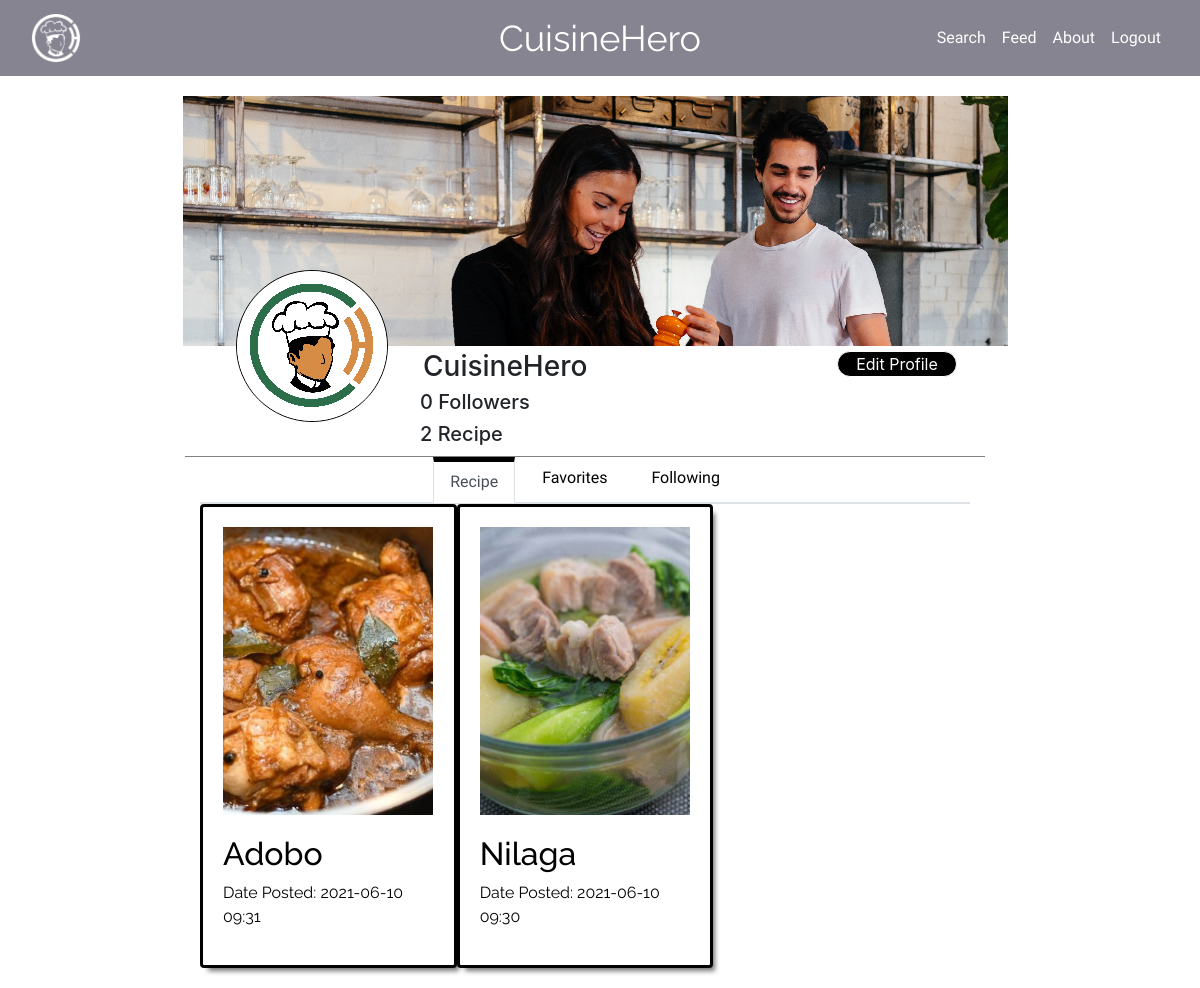
Before: /Profile/profile.php (signed in) with the older database file.
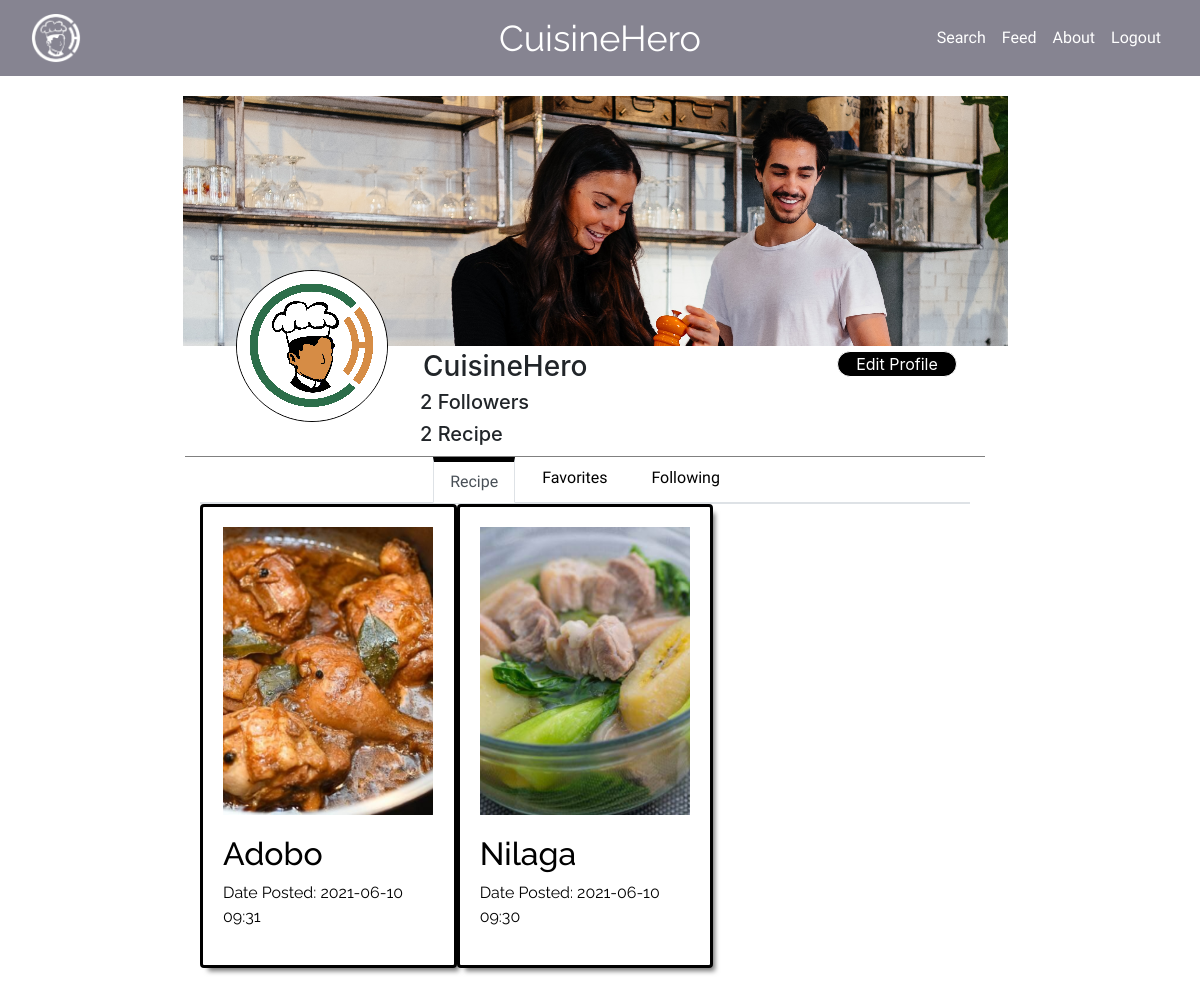
After: the same page with the newer database file.
### tables this page shows
CREATE TABLE IF NOT EXISTS `acc` (
  `id` int(6) NOT NULL AUTO_INCREMENT,
  `firstname` varchar(30) NOT NULL,
  `lastname` varchar(30) NOT NULL,
  `email` varchar(30) NOT NULL,
  `pass` varchar(30) NOT NULL,
  `banner` varchar(100) DEFAULT NULL,
  `dispic` varchar(100) NOT NULL,
  `bio` text NOT NULL,
  `followno` int(10) NOT NULL,
  `recpno` int(10) NOT NULL,
  PRIMARY KEY (`id`)
);

CREATE TABLE IF NOT EXISTS `food` (
  `food_id` int(6) NOT NULL AUTO_INCREMENT,
  `author` varchar(50) NOT NULL,
  `food_name` varchar(30) NOT NULL,
  `food_img` varchar(255) NOT NULL,
  `cook_time` varchar(15) NOT NULL,
  `prep_time` varchar(15) NOT NULL,
  `video_link` tinytext NOT NULL,
  `proced` text NOT NULL,
  `nutri_info` text NOT NULL,
  `likes` int(10) NOT NULL,
  `regdate` timestamp NOT NULL DEFAULT current_timestamp(),
  PRIMARY KEY (`food_id`)
);

### Profile/recipe.php (the view, shortened to what this page needs)
<?php
$server = "localhost";
$username = "root";
$password = "";
$dbname = "food";
$email = isset($_SESSION['email'])? $_SESSION['email'] : null;
$con = mysqli_connect($server,$username,$password,$dbname);
$queryf = "SELECT * FROM food WHERE author = '$email'";
if ($result = $con->query($queryf)){
while($row = $result->fetch_assoc()){
            echo '<div class="card col-12 col-md-4">
            <a href="javascript:void(0)" class="link" var="'.$row['food_id'].'">
            <div class="foodpic recp-tab">
            <img class="img-fluid" src="../Ingredients/Images/'.$row['food_img'].'">
            </div>
            <div class="foodlabel">
            <h2>'.$row['food_name'].'</h2>
            <p>Date Posted: '.substr($row['regdate'],0,16).'</p>
            </div>
            </a>
            </div>
            <form method="post" action="ingr-transfer.php"name="redirect" class="redirect">
            <input type="hidden" class="post" name="post" value="">
            <input type="submit" style="display: none;">
            </form>';
        }
    }
?>

### Profile/profile.php (shortened to what this page needs)
<?php
    if(isset($_SESSION['firstname']) && isset($_SESSION['email'])){
?>
<!DOCTYPE html>
<html lang="en">
<head>
  <link rel="stylesheet" href="https://maxcdn.bootstrapcdn.com/bootstrap/4.5.2/css/bootstrap.min.css">
  <link rel="stylesheet" href="https://cdnjs.cloudflare.com/ajax/libs/croppie/2.6.5/croppie.css">
  <link rel="stylesheet" href="style.css">
</head>
<header>
  <nav class="navbar navbar-expand-md" id="banner">
      <div class="container-fluid" id="banner1">
          <a class="navbar-brand" href="#"><img src="../Images\logo white.png"></a>
          <div class="collapse navbar-collapse" id="collapsibleNavbar">
              <ul class="navbar-nav ml-auto">
                  <li class="nav-item">
                        <a class="nav-link" href="../Search/search.php">Search</a>
                    </li>
                  <li class="nav-item">
                      <a class="nav-link" id="Feed" href="../feed.php">Feed</a>
                  </li>
                  <li class="nav-item">
                      <a class="nav-link" href="../about.html">About</a>
                  </li>
                  <li class="nav-item">
                      <a class="nav-link" href="../DB/Logout.php">Logout</a>
                  </li>
              </ul>
      </div>
      <p class="navbar-center d-none d-md-block d-lg-block d-xl-block" id="navtext">CuisineHero</p>
  </nav>
</header><br><br><br><br>
<body>
  <?php include 'prof1.php'?>
  <div class="row">
<div class="col-12 Editbtn">
    <button type="button" class="btn" data-toggle="modal" data-target="#EditProf"id="Edit"><div>Edit Profile</div></button>
</div></div>
<div class="container-fluid spacing" id="hey">
                <div class="row">
                    <div class="col-12 text-center" id="buffer">
                        <ul class="nav nav-tabs justify-content-center" role="tablist">
                            <li class="nav-item tab1 d-none d-md-block">
                              <a class="nav-link active" data-toggle="tab" href="#recp">Recipe</a>
                            </li>
                            <li class="nav-item tab1 d-none d-md-block">
                              <a class="nav-link" data-toggle="tab" href="#fav">Favorites</a>
                            </li>
                            <li class="nav-item tab1 d-none d-md-block">
                              <a class="nav-link" data-toggle="tab" href="#fol">Following</a>
                            </li></ul>
                            <ul class="nav nav-tabs justify-content-center" role="tablist">
                        </ul>
                    </div>
                </div>
                <div class="tab-content">
                    <div id="recp" class="container-fluid tab-pane active">
                      <div class="row">
                          <?php include 'recipe.php'?>
                      </div>
                    </div>
                </div>
</div></div></div>
</body>
</html>
<?php
    }
    else{
        header('location:../index.php');
        exit();
    }
?>

### Profile/prof1.php
<?php
$server = "localhost";
$username = "root";
$password = "";
$dbname = "food";
$email = isset($_SESSION['email'])? $_SESSION['email'] : null;
$con = mysqli_connect($server,$username,$password,$dbname);
$query = "SELECT * FROM acc WHERE email = '$email'";
if ($result = $con->query($query)){
    $row = mysqli_fetch_array($result);
    echo '<div class="container-fluid"><div class="row"><div class="col-12 picban">';
    echo "<img id='picbanner'src='images/".$row['banner']."'>";
    echo '</div>
        <div class="col-12 dispic">';
    echo "<img src='images/".$row['dispic']."'>";
    echo '</div><h3 class="col-12 profile-name">';
    echo ''.$row["firstname"].' '.$row["lastname"].'';
    echo '</h3><div class="row accnos">
        <h5 class="col-6 col-md-12 bud">
        '.$row['followno'].' Followers</h5>
        <h5 class="col-6 col-md-12 recp">
        '.$row['recpno'].' Recipe</h5>
        <div class="biocon col-12"><div id="bio">'.$row["bio"].'</div></div>
        </div>';
}
?>

### Profile/style.css (style rules this page uses)
#banner { position: fixed; display: flex; flex-direction: row; flex-wrap: wrap; background-color:rgba(15, 11, 37, 0.5); justify-content: space-between; width: 100%; min-height: 8vh; z-index: 9998; align-items: center; margin:auto; top: 0; }
.navbar-center { position: absolute; left: 50%; transform: translatex(-50%); margin-top: 2vh; }
#navtext { font-family: 'Raleway'; font-size: 3vw; color: white; transition: top .6s; }
.nav-link { text-decoration: none; color: white; display: flex; list-style: none; font-family: 'Krub'; }
.navbar-brand img { width: 50px; height: 50px; }
.navbar { position: relative; }
#picbanner { display: block; margin: auto; min-width: 100%; min-height: 100%; width: auto; height: auto; }
.picban { position:absolute; width: 70%; left: 14vw; height: 250px; overflow: hidden; z-index: -1; }
.dispic { width: 52vw; position:absolute; top: 270px; z-index: 0; }
.dispic img { display: block; margin-left: auto; margin-right: auto; border-radius: 500px; border: 1px solid black; z-index: 1; }
.profile-name { display: block; margin: auto; position: absolute; top: 350px; left: 34vw; width: 40vw; }
.recp { text-align: left; }
.accnos { position: absolute; left: 35vw; top: 390px; text-align: left; width: 35vw; }
button.btn#Edit div { position: absolute; left: 71vw; top: 255px; width: 120px; border-radius: 100px; color: white; background-color: black; border: 1px solid white; }
.spacing { margin-top: 360px; border-top: 1px solid grey; width: 800px; }
.tab1 a.active { border-top: 5px solid black !important; transition: ease-in-out 0.2s; border-radius: 0px; }
.tab1 a { color: black; margin: auto; display: block; }
.tab1 { margin-left: 5px; margin-right: 5px; }
.Editbtn { width: 0; margin: 0; padding: 0; }
.card { border: solid black; height: max-content; width: auto; padding:20px; margin-bottom:20px; box-shadow: 5px 6px 5px -3px rgba(0,0,0,0.55); -webkit-box-shadow: 5px 6px 5px -3px rgba(0,0,0,0.55); -moz-box-shadow: 5px 6px 5px -3px rgba(0,0,0,0.55); cursor: pointer; }
.biocon { position: absolute; left: 12vw; width: 50vw; height: 55px; overflow: hidden; }
.foodpic { margin-top:-50px; margin-bottom:20px; width:210px; height: auto; overflow: hidden; }
.foodpic img { max-width:100%; max-height:100%; }
.foodpic.recp-tab { margin-top: 0px; }
.foodlabel { font-family: 'Raleway'; }
.card a:link,.card a:visited,.card a:hover,.card a:active { text-decoration: none; color: black; }
.nav.nav-tabs.justify-content-center { z-index: 1; }

Changed rows visible on the page:
changed acc "CuisineHero": followno "0" → "2"
